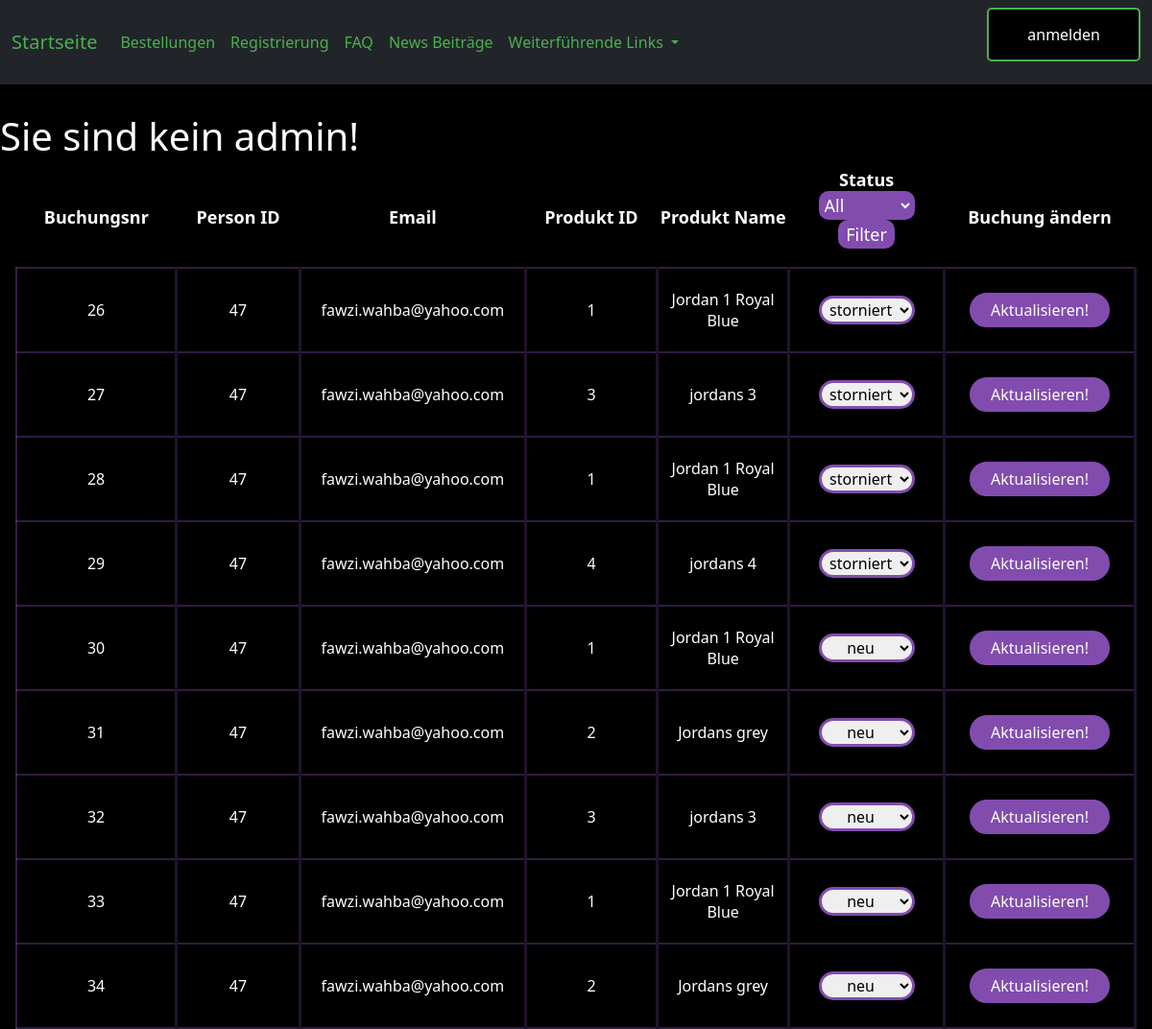
The app's page /admin/show_all_sales.php with its own data.
### tables this page shows
CREATE TABLE `verkaufte_produkte` (
  `id` int(11) NOT NULL,
  `usermail` varchar(255) NOT NULL,
  `fk_person_id` int(11) NOT NULL,
  `fk_produkt_id` int(11) NOT NULL,
  `produkt_name` varchar(255) NOT NULL,
  `timestamp` timestamp NOT NULL DEFAULT current_timestamp() ON UPDATE current_timestamp(),
  `status` varchar(255) NOT NULL DEFAULT 'neu',
  `produkt_preis` int(11) NOT NULL
);

### admin/show_all_sales.php (the view, shortened to what this page needs)
<html>
<head>
    <link rel="stylesheet" href="../0design/my_design.css">
    <?php
    include "admin.php";
    ?>
</head>
<body>
<table class="mx-3">
    <tr>
        <th class="th">Buchungsnr</th>
        <th class="th">Person ID</th>
        <th class="th">Email</th>
        <th class="th">Produkt ID</th>
        <th class="th">Produkt Name</th>
        <th class="th">Status
            <form method="post" action="">
                <select name="status_filter" class="dropdown_filter" id="status_filter">
                    <option value="" <?php if(!isset($_POST['status_filter'])) echo 'selected';?>>All</option>
                </select>
                <input type="submit" class="dropdown_submit" value="Filter">
            </form>
        </th>
        <th class="th">Buchung ändern</th>
    </tr>
    <?php
    include_once "../0include/dbaccess.php";
    $sql = "SELECT * FROM verkaufte_produkte";
    $result = mysqli_query($db_obj, $sql);
    if (mysqli_num_rows($result) > 0) {
        while($row = mysqli_fetch_assoc($result)) {
            echo "<tr class='my_tr'>";
            echo "<form method='post' class='my-0 py-0 mx-0 px-0 my_form'>";
            echo "<td class='text-center right_border'>";
            echo"<div class='text-center '>";
            echo  $row["id"] ;
            echo "</div>";
            echo "</td>";
            echo "<td class='text-center right_border'>" . $row["fk_person_id"] . "</td>";
            echo "<td class='text-center right_border'>" . $row["usermail"] . "</td>";
            echo "<td class='text-center right_border'>" . $row["fk_produkt_id"] . "</td>";
            echo "<td class='text-center right_border'>" . $row["produkt_name"] . "</td>";
            echo "<td class='text-center right_border'>";
            echo "<select name='status' id='status' class='input my-4'>";
            echo "<option value='neu' " . ($row["status"] == "neu" ? "selected" : "") . ">neu</option>";
            echo "<option value='storniert' " . ($row["status"] == "storniert" ? "selected" : "") . ">storniert</option>";
            echo "</select>";
            echo "</td>";
            echo "<td class='text-center right_border'>";
            echo "<button type='button' class='button_2 my-4' onclick='change_res_data(this)'>Aktualisieren!</button>";
            echo "</td>";
            echo "</form>";
            echo "</tr>";
        }
    }else {
        echo "</table>";
        echo "<div class='warnung py-3 my-3'>";
        echo "Keine Buchungen gefunden!";
        echo "</div>";
    }
    ?>
</table>
</body>
</html>

### 0design/my_design.css (style rules this page uses)
body { background-color: black; color: white; }
.button_2 { background-color: #824caf; color: white; border: 2px solid #824caf; padding: 14px 40px; border-radius: 5px; transition-duration: 0.25s; }
.input { display: grid; grid-auto-rows: auto; grid-template-columns: 50%; margin-top: 30px; margin-left: 50%; transform: translate(-50%,-50%); text-align: center ; border: 3px #824caf solid ; padding: 14px 10px; width: 200px; outline: none; border-radius: 25px; transition-duration: 0.4s; }

### 0design/login.css (style rules this page uses)
body { background-color: black; color: white; }

### admin/show_all_sales.php (style rules this page uses)
.my_tr { border: 2px solid #824caf60; }
.th { width: 400px; margin-left: 50px; margin-right: 50px; font-size: large; text-align: center; }
.button_2 { margin: 0; margin-bottom: 50px; padding: 5px; padding-left: 20px; padding-right: 20px; border-radius: 50px; }
.right_border { border-right: #824caf40 solid; }
.input { margin-top: 0; margin-bottom: 50px; display: inline-block; padding: 0; width: 100px; margin-left: 0; transform: none; border-color: #824caf; }
.dropdown_filter { outline: none; color: white; border: 2px #824caf solid; background-color: #824caf; border-radius: 10px; }
.dropdown_submit { color: white; border: 2px #824caf solid; background-color: #824caf; border-radius: 10px; }

### records on screen
verkaufte_produkte: id "26", fk_person "47", usermail "fawzi.wahba@yahoo.com", fk_produkt "1", produkt_name "Jordan 1 Royal Blue", status "storniert"
verkaufte_produkte: id "27", fk_person "47", usermail "fawzi.wahba@yahoo.com", fk_produkt "3", produkt_name "jordans 3", status "storniert"
verkaufte_produkte: id "28", fk_person "47", usermail "fawzi.wahba@yahoo.com", fk_produkt "1", produkt_name "Jordan 1 Royal Blue", status "storniert"
verkaufte_produkte: id "29", fk_person "47", usermail "fawzi.wahba@yahoo.com", fk_produkt "4", produkt_name "jordans 4", status "storniert"
verkaufte_produkte: id "30", fk_person "47", usermail "fawzi.wahba@yahoo.com", fk_produkt "1", produkt_name "Jordan 1 Royal Blue", status "neu"
verkaufte_produkte: id "31", fk_person "47", usermail "fawzi.wahba@yahoo.com", fk_produkt "2", produkt_name "Jordans grey", status "neu"
verkaufte_produkte: id "32", fk_person "47", usermail "fawzi.wahba@yahoo.com", fk_produkt "3", produkt_name "jordans 3", status "neu"
verkaufte_produkte: id "33", fk_person "47", usermail "fawzi.wahba@yahoo.com", fk_produkt "1", produkt_name "Jordan 1 Royal Blue", status "neu"
verkaufte_produkte: id "34", fk_person "47", usermail "fawzi.wahba@yahoo.com", fk_produkt "2", produkt_name "Jordans grey", status "neu"
